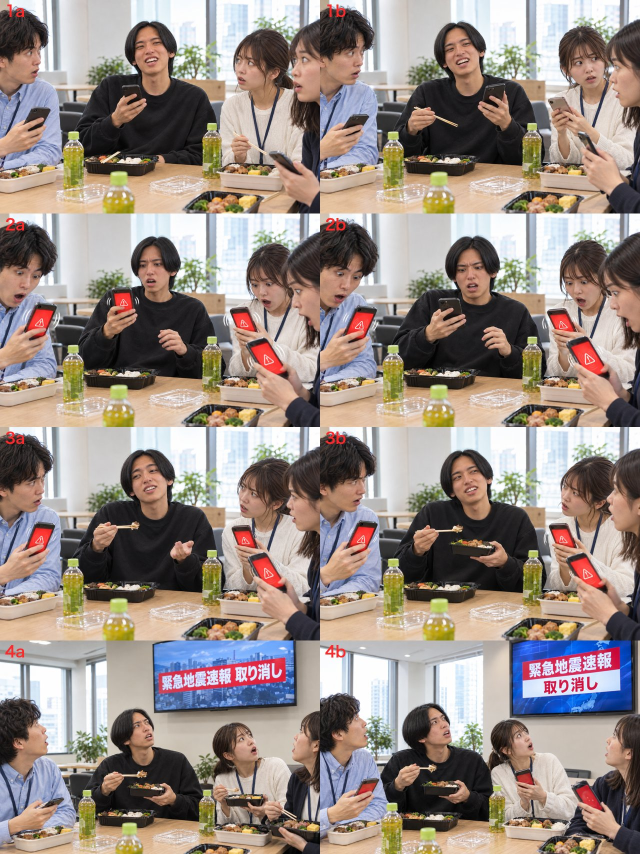
#> input picture 実例/紙芝居の絵_セキュリティv004/kamishibai_sheet.jpg, 1280 x 1708 px (shown at 1/2 size)
$ python clean_checker.py '../../../../../実例/紙芝居の絵_セキュリティv004/kamishibai_sheet.jpg'
#> lines starting #> are read from the running program, lines starting #| are printed output that depends on the picture; after the words box and inside, x2 and y2 are one past the last pixel; in counts of white or black regions, pixels touching at a corner belong together
# AI の絵に焼き込まれた格子模様（透明の印）を白にする。2026-10-17 メインの AI
# 格子＝彩度がほぼ無い 252 前後と 224〜232 前後のマス。縁につながる所と、2つの明るさが混ざった塊を白にする
import sys
import numpy as np
from PIL import Image
from scipy import ndimage
for src in sys.argv[1:]:
    a = np.asarray(Image.open(src).convert("RGB")).astype(int)
    mx, mn = a.max(2), a.min(2)
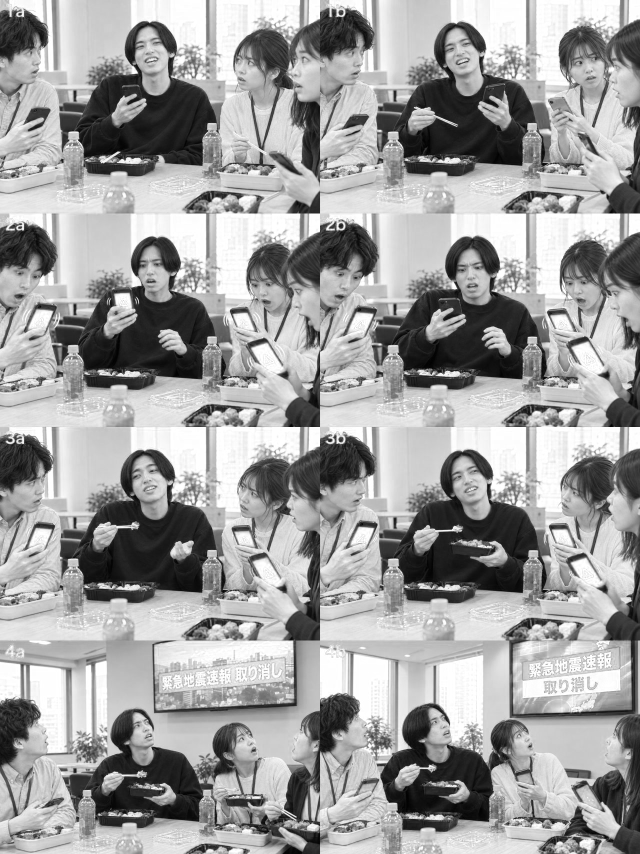
#> mx: shape (1708, 1280) int64 (shown at 1/2 size); min 0, max 255, mean 158.7
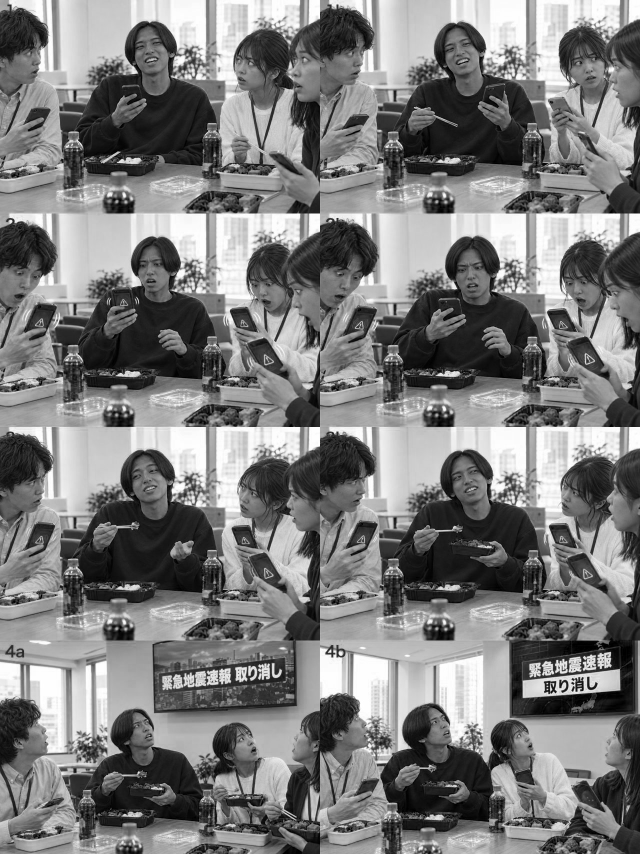
#> mn: shape (1708, 1280) int64 (shown at 1/2 size); min 0, max 255, mean 124
    m = ((mx - mn) <= 12) & (mn >= 210)
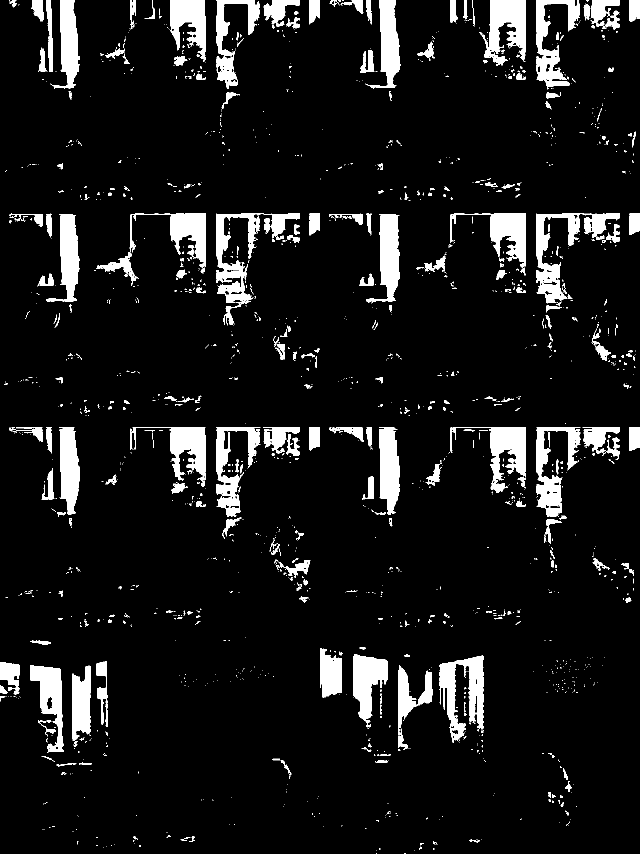
#> m: shape (1708, 1280) bool (shown at 1/2 size); 8.7% white; 1734 white regions (1400 under 20 px), largest, box (x1, y1, x2, y2) and area: (432, 427, 600, 651) 8382, (1072, 427, 1240, 607) 7700, (879, 1311, 967, 1485) 7448
    lab, n = ndimage.label(m)
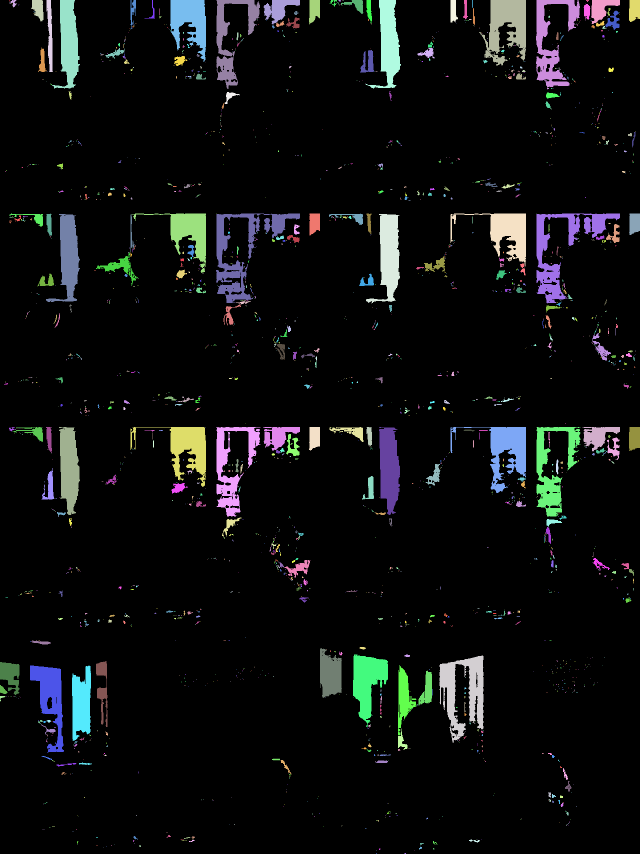
#> lab: shape (1708, 1280) int32 (shown at 1/2 size); 2263 distinct labels, from 0 to 2262; one colour per label, 0 black
#> n = 2262
    border = set(np.unique(np.concatenate([lab[0], lab[-1], lab[:, 0], lab[:, -1]]))) - {0}
#> border = 33 items
    fill = np.zeros_like(m)
    sizes = ndimage.sum(np.ones_like(lab), lab, range(1, n + 1))
#> sizes = 2262 values, max 7858 at index 577, min 1 at index 13, mean 84.43
    darkish = ndimage.sum((mn >= 214) & (mn <= 240), lab, range(1, n + 1))
#> darkish = 2262 values, max 5085 at index 586, min 0 at index 20, mean 27.45
    for i in range(1, n + 1):
        if i in border:
            fill |= lab == i
        elif sizes[i - 1] > 300 and 0.2 < darkish[i - 1] / sizes[i - 1] < 0.8:
            fill |= lab == i
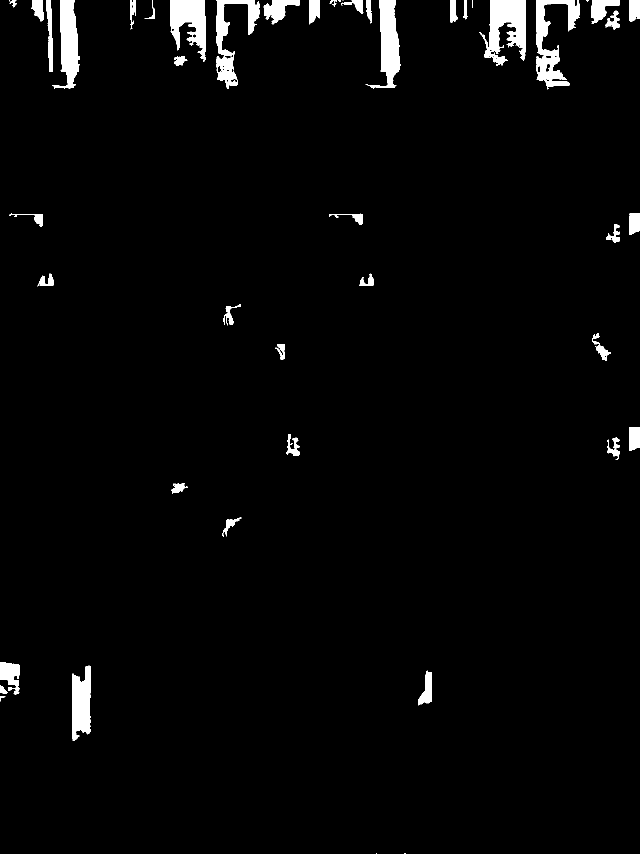
#> fill: shape (1708, 1280) bool (shown at 1/2 size); 2.6% white; 49 white regions (7 under 20 px), largest, box (x1, y1, x2, y2) and area: (958, 0, 1052, 131) 6766, (1072, 0, 1160, 179) 5855, (731, 0, 802, 177) 5503
    fill = ndimage.binary_dilation(fill, iterations=1) & (mn >= 190) & ((mx - mn) <= 16)
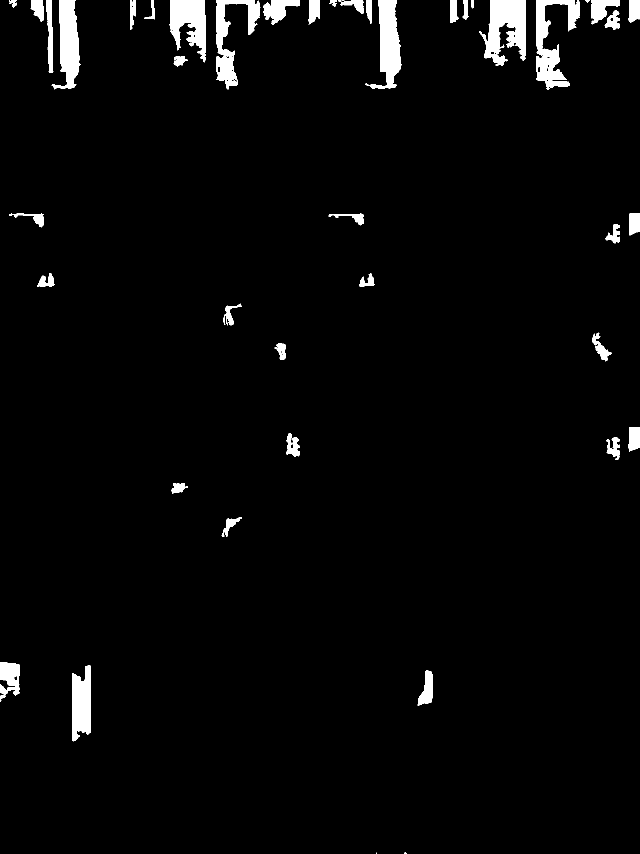
#> fill: shape (1708, 1280) bool (shown at 1/2 size); 2.9% white; 47 white regions (4 under 20 px), largest, box (x1, y1, x2, y2) and area: (958, 0, 1052, 132) 7304, (1072, 0, 1160, 180) 6550, (730, 0, 803, 178) 5948
    out = a.copy()
    out[fill] = 255
    dst = src.replace(".png", "_w.png")
    Image.fromarray(out.astype(np.uint8)).save(dst)
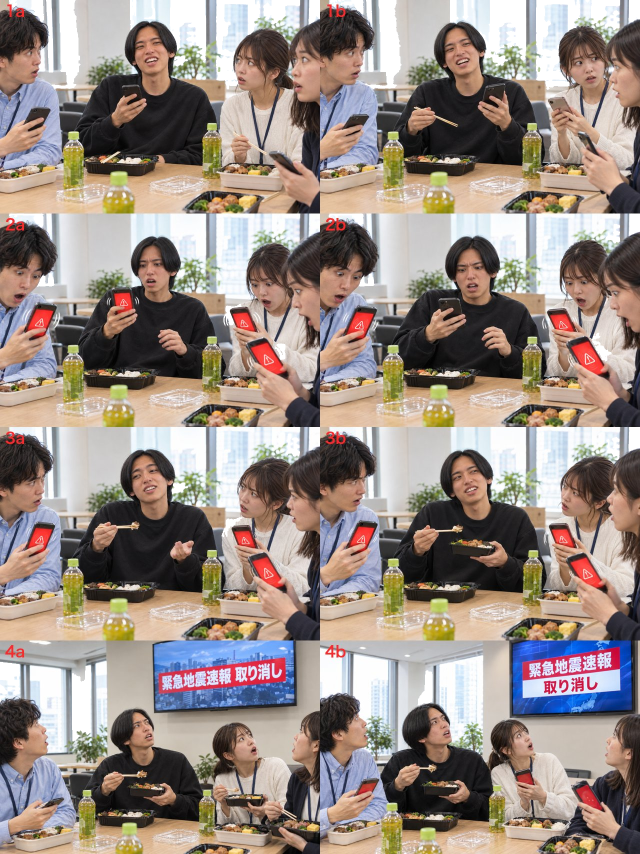
#> saved as kamishibai_sheet.jpg: PIL image 1280x1708 RGB (shown at 1/2 size); mean R, G, B 152.1, 139.1, 131.4
    left = (m & ~fill & (mn <= 238)).sum()
#> left = 49580
    print(dst, "filled", int(fill.sum()), "left_grayish", int(left))
#| ../../../../../実例/紙芝居の絵_セキュリティv004/kamishibai_sheet.jpg filled 64403 left_grayish 49580
